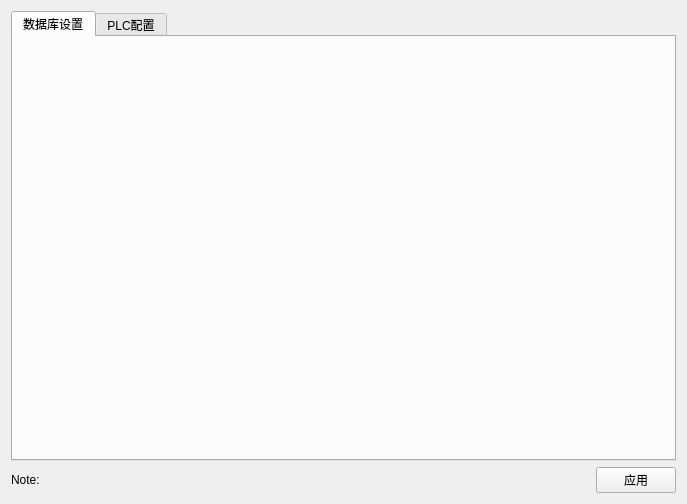
<?xml version="1.0" encoding="UTF-8"?>
<ui version="4.0">
 <class>VisualFuncConfigWidget</class>
 <widget class="QWidget" name="VisualFuncConfigWidget">
  <property name="geometry">
   <rect>
    <x>0</x>
    <y>0</y>
    <width>687</width>
    <height>504</height>
   </rect>
  </property>
  <property name="windowTitle">
   <string>lpVisualFuncConfigTool</string>
  </property>
  <layout class="QGridLayout" name="gridLayout">
   <item row="1" column="0">
    <widget class="QLabel" name="lb_tips">
     <property name="text">
      <string>Note:</string>
     </property>
    </widget>
   </item>
   <item row="1" column="1">
    <spacer name="horizontalSpacer">
     <property name="orientation">
      <enum>Qt::Horizontal</enum>
     </property>
     <property name="sizeHint" stdset="0">
      <size>
       <width>464</width>
       <height>20</height>
      </size>
     </property>
    </spacer>
   </item>
   <item row="1" column="2">
    <widget class="QPushButton" name="btn_apply">
     <property name="text">
      <string>应用</string>
     </property>
    </widget>
   </item>
   <item row="0" column="0" colspan="3">
    <widget class="QTabWidget" name="tabWidget_config">
     <property name="currentIndex">
      <number>0</number>
     </property>
     <widget class="QWidget" name="tab_db">
      <attribute name="title">
       <string>数据库设置</string>
      </attribute>
     </widget>
     <widget class="QWidget" name="tab_plc">
      <attribute name="title">
       <string>PLC配置</string>
      </attribute>
     </widget>
    </widget>
   </item>
  </layout>
 </widget>
 <layoutdefault spacing="6" margin="11"/>
 <resources>
  <include location="lpVisualFuncConfigTool.qrc"/>
 </resources>
 <connections/>
</ui>
